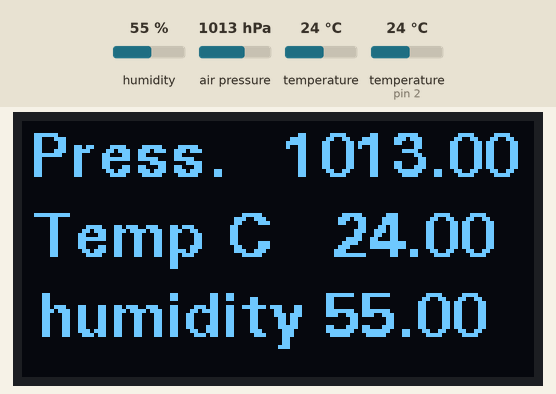
Recording of a sketch running on a simulated Arduino Uno, built with avr-gcc and run on an emulated ATmega328P. Shown: 128×64 one-colour display. The test bench sets the inputs (shaded band); at power-on: humidity 55 %, air pressure 1013 hPa, temperature 24 °C, temperature (sensor on pin 2) 24 °C. What the sketch prints to the serial monitor is not drawn.

Above: at 12.9 s.
13.0 s: humidity set to 22 %
At 15.7 s:
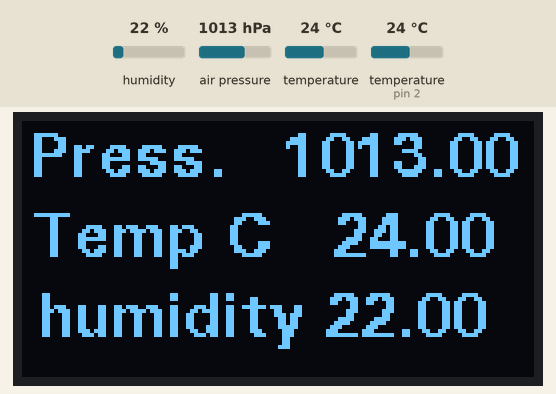
16.4 s: air pressure set to 952 hPa
At 18.8 s:
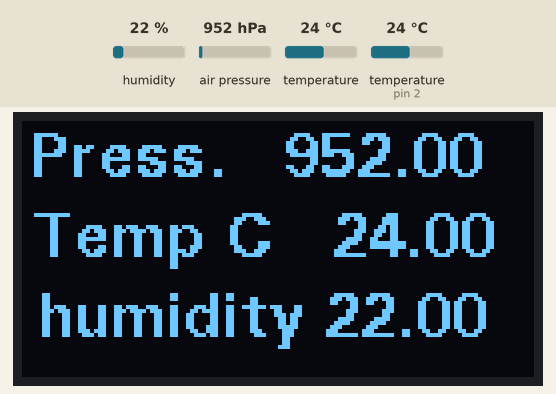
19.3 s: temperature (sensor 0) set to 19 °C
At 21.5 s:
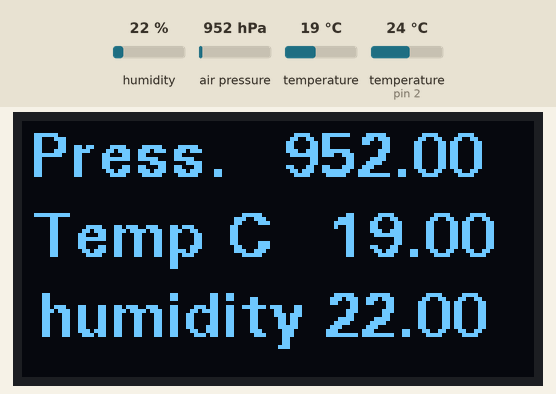
22.2 s: air pressure set to 1000 hPa
At 24.6 s:
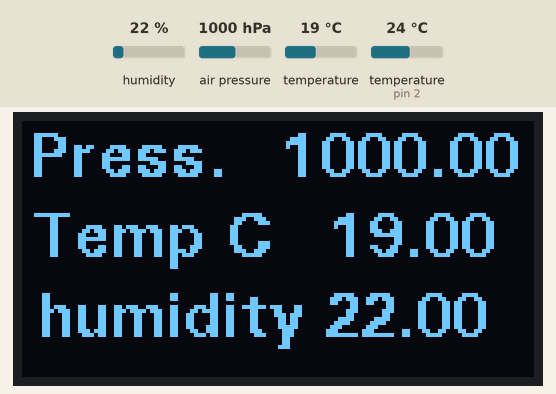
25.0 s: humidity set to 40 %
At 27.2 s:
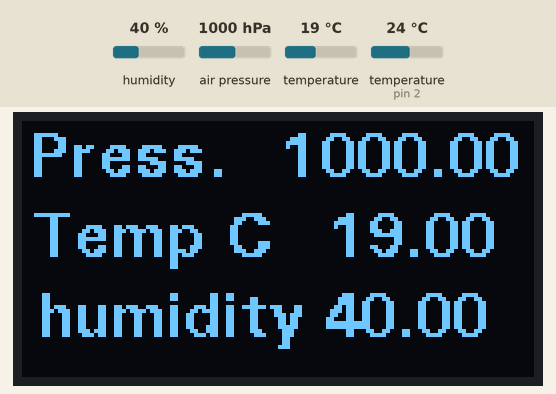
27.9 s: temperature (sensor 0) set to 12 °C
At 29.9 s:
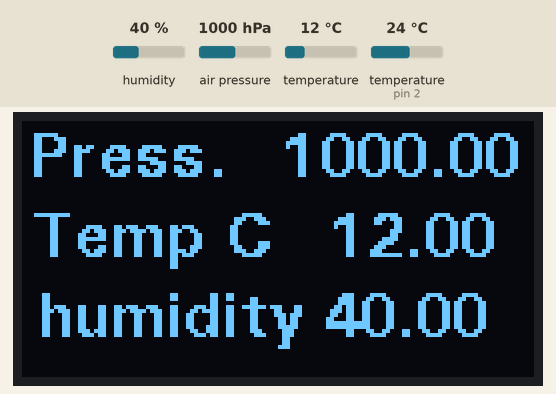
Timing chart, 0 to 31.4 s (numbered marks = the images above; inputs shaded):
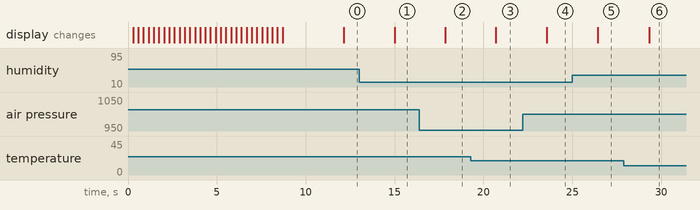

The sketch:

oled_and_bmp180_dht11.ino
```cpp
#include <Wire.h>
#include <Adafruit_BMP085.h>
#include "U8glib.h"
#include <Adafruit_Sensor.h>
#include "DHT.h"

Adafruit_BMP085 bmp;
#define DHTTYPE    DHT11     // DHT 11
#define DHTPIN 2
DHT dht(DHTPIN, DHTTYPE);
U8GLIB_SSD1306_128X64 u8g(U8G_I2C_OPT_NONE|U8G_I2C_OPT_DEV_0);  // I2C / TWI

float pressure = 0.0;
float tempC = 0.0;
float humidity = 0.0;
float altitude = 0.0;
void BmpSensorRead(float* pressure, float* tempC, float* altitude,float* humidity);
void DisplayPresTemp(float* pressure, float* tempC, float* altitude,float* humidity);

void setup(void)
{
  Serial.begin(9600);
  dht.begin();
  // assign default color value
  if (u8g.getMode() == U8G_MODE_R3G3B2)
  {
    u8g.setColorIndex(255);     // white
  }
  else if (u8g.getMode() == U8G_MODE_GRAY2BIT)
  {
    u8g.setColorIndex(3);         // max intensity
  }
  else if (u8g.getMode() == U8G_MODE_BW)
  {
    u8g.setColorIndex(1);         // pixel on
  }
  else if (u8g.getMode() == U8G_MODE_HICOLOR)
  {
    u8g.setHiColorByRGB(255, 255, 255);
  }

  for (int a = 0; a < 30; a++)
  {
    u8g.firstPage();

    do
    {
      u8g.setFont(u8g_font_osb18);
      u8g.setFontRefHeightExtendedText();
      u8g.setDefaultForegroundColor();
      u8g.setFontPosTop();
      u8g.drawStr(4, a, "Weather Station");
    }
    while (u8g.nextPage());
  }

  delay(3000);

  if (!bmp.begin())
  {
    u8g.firstPage();

    do
    {
      u8g.setFont(u8g_font_fub11);
      u8g.setFontRefHeightExtendedText();
      u8g.setDefaultForegroundColor();
      u8g.setFontPosTop();
      u8g.drawStr(4, 0, "BMP085 Sensor");
      u8g.drawStr(4, 20, " ERROR!");
    }
    while (u8g.nextPage());

    Serial.println("BMP085 sensor, ERROR!");

    while (1) {}
  }
}
void loop(void)
{
  BmpSensorRead(&pressure, &tempC, &altitude,&humidity);
  DisplayPresTemp(&pressure, &tempC, &altitude,&humidity);
  delay(1000);
}
void DisplayPresTemp(float* pressure, float* tempC, float* altitude,float* humidity)
{
  u8g.firstPage();

  do
  {
    u8g.setFont(u8g_font_fub11);
    u8g.setFontRefHeightExtendedText();
    u8g.setDefaultForegroundColor();
    u8g.setFontPosTop();
    u8g.drawStr(2, 2, "Press.");
    u8g.setPrintPos(65, 2);
    u8g.print(*pressure);
    u8g.drawStr(2, 22, "Temp C");
    u8g.setPrintPos(77, 22);
    u8g.print(*tempC);
    u8g.drawStr(4, 42, "humidity");
    u8g.setPrintPos(75, 42);
    u8g.print(*humidity);
  }
  while (u8g.nextPage());
}

void BmpSensorRead(float* pressure, float* tempC, float* altitude,float* humidity)
{
  *tempC = bmp.readTemperature();
  Serial.print("Temperature = ");
  Serial.print(*tempC);
  Serial.println(" *C");

  *pressure = bmp.readPressure() / 100.0;
  Serial.print("Pressure = ");
  Serial.print(*pressure / 100.0);
  Serial.println(" hPa");

  // Calculate altitude assuming 'standard' barometric
  // pressure of 1013.25 millibar = 101325 Pascal
  *altitude = bmp.readAltitude();
  Serial.print("Altitude = ");
  Serial.print(*altitude);
  Serial.println(" meters");

  *humidity = dht.readHumidity();
  Serial.print("humidity = ");
  Serial.print(*humidity);
  Serial.println(" RH");

}
```

Measured:
- after the input at 13.0 s, the display: changes after 2.0 s (image 1)
- after the input at 16.4 s, the display: changes after 1.5 s (image 2)
- after the input at 19.3 s, the display: changes after 1.4 s (image 3)
- after the input at 22.2 s, the display: changes after 1.4 s (image 4)
- after the input at 25.0 s, the display: changes after 1.4 s (image 5)
- after the input at 27.9 s, the display: changes after 1.4 s (image 6)
